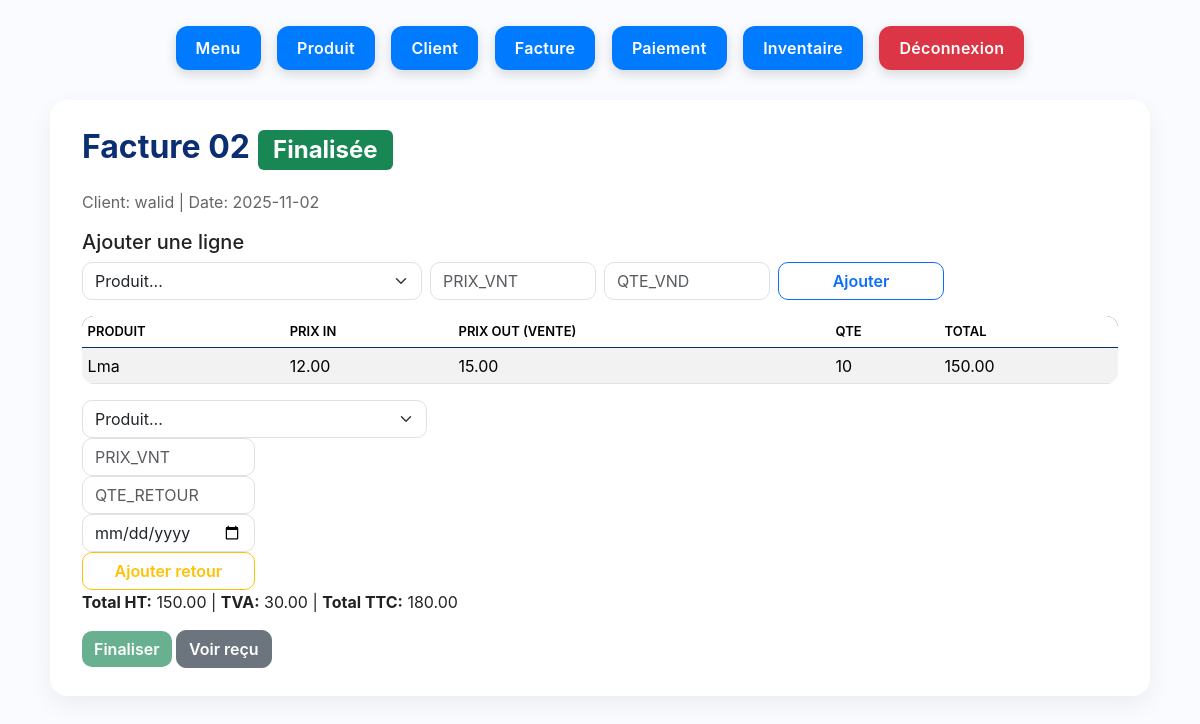
Screenshot of /invoices/2 (signed in) with the database file from the repository.
### app.py (models this page shows)
class Facture(db.Model):
    __tablename__ = "factures"
    id: Mapped[int] = mapped_column(primary_key=True)
    numero: Mapped[str] = mapped_column(unique=True, nullable=False)  # Ensure uniqueness
    date_vente: Mapped[date] = mapped_column(default=date.today)
    client_id: Mapped[int] = mapped_column(ForeignKey("clients.id"))
    nbr_colis: Mapped[int] = mapped_column(default=0)
    finalized: Mapped[bool] = mapped_column(default=False)
    client = relationship("Client", back_populates="factures")
    lines = relationship("InvoiceLine", back_populates="facture", cascade="all, delete-orphan")
    returns = relationship("ReturnLine", back_populates="facture", cascade="all, delete-orphan")
    applications = relationship("PaymentApplication", back_populates="facture")
    def total_ht(self) -> float:
        return float(sum(l.total() for l in self.lines))
    def total_tva(self, tva_rate: float = TVA_RATE) -> float:
        return float(self.total_ht() * tva_rate)
    def total_ttc(self, tva_rate: float = TVA_RATE) -> float:
        return float(self.total_ht() + self.total_tva(tva_rate))

class Client(db.Model):
    __tablename__ = "clients"
    id: Mapped[int] = mapped_column(primary_key=True)
    nom_client: Mapped[str] = mapped_column(nullable=False)
    tel: Mapped[str] = mapped_column(nullable=True)
    adresse: Mapped[str] = mapped_column(nullable=True)
    ville: Mapped[str] = mapped_column(nullable=True)
    factures = relationship("Facture", back_populates="client")
    payments = relationship("Payment", back_populates="client")

class InvoiceLine(db.Model):
    __tablename__ = "invoice_lines"
    id: Mapped[int] = mapped_column(primary_key=True)
    facture_id: Mapped[int] = mapped_column(ForeignKey("factures.id"))
    product_id: Mapped[int] = mapped_column(ForeignKey("products.id"))
    prix_vnt: Mapped[float] = mapped_column(default=0.0)
    qte_vnd: Mapped[int] = mapped_column(default=0)
    facture = relationship("Facture", back_populates="lines")
    product = relationship("Product", back_populates="lines")
    def total(self) -> float:
        return float(self.prix_vnt * self.qte_vnd)

class Product(db.Model):
    __tablename__ = "products"
    id: Mapped[int] = mapped_column(primary_key=True)
    ref_produit: Mapped[str] = mapped_column(unique=True, nullable=False)  # Ensure uniqueness
    nom_produit: Mapped[str] = mapped_column(nullable=False)
    prix_achat: Mapped[float] = mapped_column(default=0.0)
    prix_std: Mapped[float] = mapped_column(default=0.0)
    entries = relationship("StockEntry", back_populates="product")
    lines = relationship("InvoiceLine", back_populates="product")

### app.py (the view)
@app.route("/invoices/<int:invoice_id>")
def invoice_view(invoice_id: int):
    inv = Facture.query.get_or_404(invoice_id)
    products = Product.query.order_by(Product.nom_produit).all()
    return render_template("invoice_view.html", inv=inv, products=products)

### app.py (called while the page is built)
@app.before_request
def _auth_gate():
    ep = request.endpoint or ""
    if ep.split(".")[0] in PUBLIC_ENDPOINTS or request.path == "/favicon.ico":
        return
    if not session.get("logged_in"):
        return redirect(url_for("login", next=request.path))

@app.context_processor
def inject_now():
    from dateutil import tz
    return {"now": datetime.now(tz.tzlocal()), "TVA_RATE": TVA_RATE}

@app.context_processor
def expose_helpers_to_jinja():
    return {
        "client_balance": client_balance,
        "invoice_totals_by_client": invoice_totals_by_client,
        "payments_applied_by_client": payments_applied_by_client,
    }

### templates/invoice_view.html (shortened to what this page needs)
{% extends "layout.html" %}
{% block content %}
<h2>Facture {{ inv.numero }} {% if inv.finalized %}<span class="badge bg-success">Finalisée</span>{% endif %}</h2>
<p class="muted">Client: {{ inv.client.nom_client }} | Date: {{ inv.date_vente }}</p>
<h5>Ajouter une ligne</h5>
<form method="post" action="{{ url_for('invoice_add_line', invoice_id=inv.id) }}" class="row g-2 mb-3">
  <div class="col-md-4">
    <select class="form-select" name="product_id" required>
      <option value="">Produit...</option>
    </select>
  </div>
  <div class="col-md-2"><input class="form-control" type="number" step="0.01" name="prix_vnt" placeholder="PRIX_VNT" required></div>
  <div class="col-md-2"><input class="form-control" type="number" min="1" name="qte_vnd" placeholder="QTE_VND" required></div>
  <div class="col-md-2"><button class="btn btn-outline-primary w-100">Ajouter</button></div>
</form>
<table class="table table-sm table-striped">
  <thead><tr>
    <th>Produit</th><th>Prix in</th><th>Prix out (vente)</th><th>Qte</th><th>Total</th>
  </tr></thead>
  <tbody>
    {% for l in inv.lines %}
      <tr>
        <td>{{ l.product.nom_produit }}</td>
        <td>{{ '%.2f'|format(l.product.prix_achat or 0) }}</td>
        <td>{{ '%.2f'|format(l.prix_vnt) }}</td>
        <td>{{ l.qte_vnd }}</td>
        <td>{{ '%.2f'|format(l.total()) }}</td>
      </tr>
    {% endfor %}
  </tbody>
</table>
  <div class="col-md-4">
    <select class="form-select" name="product_id" required>
      <option value="">Produit...</option>
    </select>
  </div>
  <div class="col-md-2"><input class="form-control" type="number" step="0.01" name="prix_vnt" placeholder="PRIX_VNT" required></div>
  <div class="col-md-2"><input class="form-control" type="number" min="1" name="qte_retour" placeholder="QTE_RETOUR" required></div>
  <div class="col-md-2"><input class="form-control" type="date" name="date" required></div>
  <div class="col-md-2"><button class="btn btn-outline-warning w-100">Ajouter retour</button></div>
<div class="mb-3">
  <strong>Total HT:</strong> {{ '%.2f'|format(inv.total_ht()) }} |
  <strong>TVA:</strong> {{ '%.2f'|format(inv.total_tva()) }} |
  <strong>Total TTC:</strong> {{ '%.2f'|format(inv.total_ttc()) }}
</div>
<form method="post" action="{{ url_for('invoice_finalize', invoice_id=inv.id) }}" class="d-inline">
  <button class="btn btn-success" {% if inv.finalized %}disabled{% endif %}>Finaliser</button>
</form>
<a class="btn btn-secondary" href="{{ url_for('invoice_receipt', invoice_id=inv.id) }}" target="_blank">Voir reçu</a>
{% endblock %}

### static/css/style.css (style rules this page uses)
body { background: linear-gradient(180deg, #f8fbff 0%, #ffffff 60%); font-family: "Inter", "Segoe UI", Arial, sans-serif; color: #222; margin: 0; padding: 20px 0 40px; }
h1, .h1, h2, .h2 { font-weight: 700; color: #0b2e73; margin-bottom: 20px; }
.btn { border-radius: 10px !important; font-weight: 600; transition: all 0.2s ease; }
.btn-success { background: #198754; border: none; }
table { border-collapse: separate; border-spacing: 0; }
.table { border-radius: 12px; overflow: hidden; }
.table thead { background: #0b2e73; color: #fff; border-bottom: 2px solid #0b2e73; }
.table th { font-weight: 600; text-transform: uppercase; font-size: 13px; }
section, form { margin-bottom: 24px; }
input, select { border-radius: 10px !important; }
a, button, input, select { transition: all 0.2s ease; }

### templates/layout.html (style rules this page uses)
body { padding: 20px; background: #f9fbff; }
.table-sm td, .table-sm th { padding: .35rem; }
.muted { color:#666; }

### rows the page displays
Facture: numero "02", date_vente "2025-11-02"
Client: client.nom_client "walid"
InvoiceLine: product.nom_produit "Lma", prix_vnt "15.00", qte_vnd "10", total "150.00", total_ht "150.00", total_tva "30.00", total_ttc "180.00"
Product: product "12.00"
